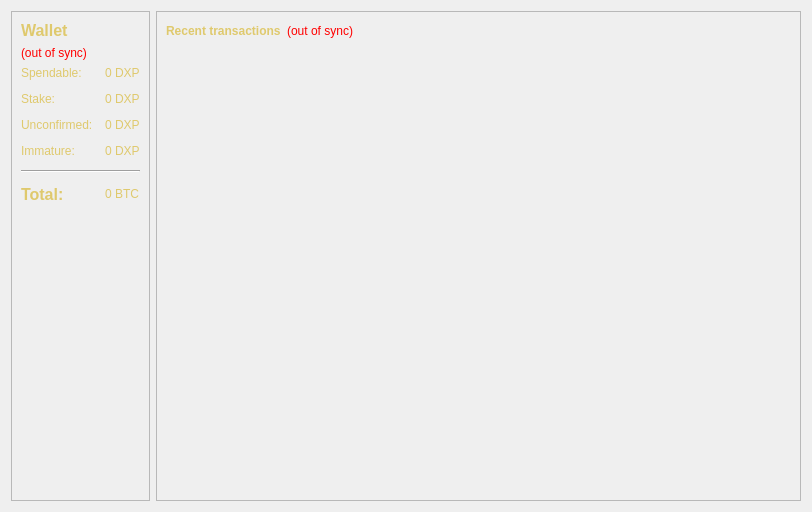
<?xml version="1.0" encoding="UTF-8"?>
<ui version="4.0">
 <class>OverviewPage</class>
 <widget class="QWidget" name="OverviewPage">
  <property name="geometry">
   <rect>
    <x>0</x>
    <y>0</y>
    <width>812</width>
    <height>512</height>
   </rect>
  </property>
  <property name="windowTitle">
   <string>Form</string>
  </property>
  <property name="autoFillBackground">
   <bool>false</bool>
  </property>
  <property name="styleSheet">
   <string notr="true">background-image: url(:/images/res/images/bk.png);</string>
  </property>
  <property name="windowFilePath">
   <string/>
  </property>
  <layout class="QHBoxLayout" name="horizontalLayout" stretch="0,0">
   <item>
    <layout class="QVBoxLayout" name="verticalLayout_2">
     <item>
      <widget class="QFrame" name="frame">
       <property name="accessibleDescription">
        <string/>
       </property>
       <property name="autoFillBackground">
        <bool>false</bool>
       </property>
       <property name="styleSheet">
        <string notr="true"/>
       </property>
       <property name="frameShape">
        <enum>QFrame::StyledPanel</enum>
       </property>
       <property name="frameShadow">
        <enum>QFrame::Raised</enum>
       </property>
       <layout class="QVBoxLayout" name="verticalLayout_4">
        <item>
         <widget class="QLabel" name="label_5">
          <property name="font">
           <font>
            <pointsize>12</pointsize>
            <weight>75</weight>
            <bold>true</bold>
           </font>
          </property>
          <property name="styleSheet">
           <string notr="true">background: transparent;
color: rgb(223, 201, 109);</string>
          </property>
          <property name="text">
           <string>Wallet</string>
          </property>
         </widget>
        </item>
        <item>
         <widget class="QLabel" name="labelWalletStatus">
          <property name="toolTip">
           <string>The displayed information may be out of date. Your wallet automatically synchronizes with the DXPCoin network after a connection is established, but this process has not completed yet.</string>
          </property>
          <property name="styleSheet">
           <string notr="true">background: transparent;
color: red;</string>
          </property>
          <property name="text">
           <string notr="true">(out of sync)</string>
          </property>
          <property name="alignment">
           <set>Qt::AlignLeading|Qt::AlignLeft|Qt::AlignVCenter</set>
          </property>
         </widget>
        </item>
        <item>
         <layout class="QFormLayout" name="formLayout_2">
          <property name="fieldGrowthPolicy">
           <enum>QFormLayout::AllNonFixedFieldsGrow</enum>
          </property>
          <property name="horizontalSpacing">
           <number>12</number>
          </property>
          <property name="verticalSpacing">
           <number>12</number>
          </property>
          <item row="0" column="0">
           <widget class="QLabel" name="label">
            <property name="styleSheet">
             <string notr="true">background: transparent;
color: rgb(223, 201, 109);</string>
            </property>
            <property name="text">
             <string>Spendable:</string>
            </property>
           </widget>
          </item>
          <item row="0" column="1">
           <widget class="QLabel" name="labelBalance">
            <property name="font">
             <font>
              <weight>50</weight>
              <bold>false</bold>
             </font>
            </property>
            <property name="cursor">
             <cursorShape>IBeamCursor</cursorShape>
            </property>
            <property name="toolTip">
             <string>Your current spendable balance</string>
            </property>
            <property name="styleSheet">
             <string notr="true">background: transparent;
color: rgb(223, 201, 109);</string>
            </property>
            <property name="text">
             <string notr="true">0 DXP</string>
            </property>
            <property name="textInteractionFlags">
             <set>Qt::LinksAccessibleByMouse|Qt::TextSelectableByKeyboard|Qt::TextSelectableByMouse</set>
            </property>
           </widget>
          </item>
          <item row="1" column="0">
           <widget class="QLabel" name="label_6">
            <property name="styleSheet">
             <string notr="true">background: transparent;
color: rgb(223, 201, 109);</string>
            </property>
            <property name="text">
             <string>Stake:</string>
            </property>
           </widget>
          </item>
          <item row="1" column="1">
           <widget class="QLabel" name="labelStake">
            <property name="font">
             <font>
              <weight>50</weight>
              <bold>false</bold>
             </font>
            </property>
            <property name="cursor">
             <cursorShape>IBeamCursor</cursorShape>
            </property>
            <property name="toolTip">
             <string>Total of coins that was staked, and do not yet count toward the current balance</string>
            </property>
            <property name="styleSheet">
             <string notr="true">background: transparent;
color: rgb(223, 201, 109);</string>
            </property>
            <property name="text">
             <string notr="true">0 DXP</string>
            </property>
            <property name="textInteractionFlags">
             <set>Qt::LinksAccessibleByMouse|Qt::TextSelectableByKeyboard|Qt::TextSelectableByMouse</set>
            </property>
           </widget>
          </item>
          <item row="2" column="0">
           <widget class="QLabel" name="label_3">
            <property name="styleSheet">
             <string notr="true">background: transparent;
color: rgb(223, 201, 109);</string>
            </property>
            <property name="text">
             <string>Unconfirmed:</string>
            </property>
           </widget>
          </item>
          <item row="2" column="1">
           <widget class="QLabel" name="labelUnconfirmed">
            <property name="font">
             <font>
              <weight>50</weight>
              <bold>false</bold>
             </font>
            </property>
            <property name="cursor">
             <cursorShape>IBeamCursor</cursorShape>
            </property>
            <property name="toolTip">
             <string>Total of transactions that have yet to be confirmed, and do not yet count toward the current balance</string>
            </property>
            <property name="styleSheet">
             <string notr="true">background: transparent;
color: rgb(223, 201, 109);</string>
            </property>
            <property name="text">
             <string notr="true">0 DXP</string>
            </property>
            <property name="textInteractionFlags">
             <set>Qt::LinksAccessibleByMouse|Qt::TextSelectableByKeyboard|Qt::TextSelectableByMouse</set>
            </property>
           </widget>
          </item>
          <item row="4" column="0">
           <widget class="QLabel" name="labelImmatureText">
            <property name="styleSheet">
             <string notr="true">background: transparent;
color: rgb(223, 201, 109);</string>
            </property>
            <property name="text">
             <string>Immature:</string>
            </property>
           </widget>
          </item>
          <item row="4" column="1">
           <widget class="QLabel" name="labelImmature">
            <property name="font">
             <font>
              <weight>50</weight>
              <bold>false</bold>
             </font>
            </property>
            <property name="toolTip">
             <string>Mined balance that has not yet matured</string>
            </property>
            <property name="styleSheet">
             <string notr="true">background: transparent;
color: rgb(223, 201, 109);</string>
            </property>
            <property name="text">
             <string notr="true">0 DXP</string>
            </property>
            <property name="textInteractionFlags">
             <set>Qt::LinksAccessibleByMouse|Qt::TextSelectableByKeyboard|Qt::TextSelectableByMouse</set>
            </property>
           </widget>
          </item>
          <item row="5" column="0" colspan="2">
           <widget class="Line" name="line">
            <property name="orientation">
             <enum>Qt::Horizontal</enum>
            </property>
           </widget>
          </item>
          <item row="6" column="0">
           <widget class="QLabel" name="labelTotalText">
            <property name="font">
             <font>
              <pointsize>12</pointsize>
              <weight>75</weight>
              <italic>false</italic>
              <bold>true</bold>
             </font>
            </property>
            <property name="styleSheet">
             <string notr="true">background: transparent;
color: rgb(223, 201, 109);</string>
            </property>
            <property name="text">
             <string>Total:</string>
            </property>
           </widget>
          </item>
          <item row="6" column="1">
           <widget class="QLabel" name="labelTotal">
            <property name="font">
             <font>
              <weight>50</weight>
              <bold>false</bold>
             </font>
            </property>
            <property name="cursor">
             <cursorShape>IBeamCursor</cursorShape>
            </property>
            <property name="toolTip">
             <string>Your current total balance</string>
            </property>
            <property name="styleSheet">
             <string notr="true">background: transparent;
color: rgb(223, 201, 109);</string>
            </property>
            <property name="text">
             <string notr="true">0 BTC</string>
            </property>
            <property name="textInteractionFlags">
             <set>Qt::LinksAccessibleByMouse|Qt::TextSelectableByKeyboard|Qt::TextSelectableByMouse</set>
            </property>
           </widget>
          </item>
         </layout>
        </item>
        <item>
         <spacer name="verticalSpacer_2">
          <property name="orientation">
           <enum>Qt::Vertical</enum>
          </property>
          <property name="sizeHint" stdset="0">
           <size>
            <width>20</width>
            <height>40</height>
           </size>
          </property>
         </spacer>
        </item>
        <item>
         <widget class="QLabel" name="label_2">
          <property name="styleSheet">
           <string notr="true">padding: 50px;</string>
          </property>
          <property name="text">
           <string/>
          </property>
          <property name="pixmap">
           <pixmap resource="../bitcoin.qrc">:/images/res/images/Icon-256.png</pixmap>
          </property>
          <property name="scaledContents">
           <bool>true</bool>
          </property>
          <property name="alignment">
           <set>Qt::AlignCenter</set>
          </property>
          <property name="wordWrap">
           <bool>false</bool>
          </property>
         </widget>
        </item>
        <item>
         <spacer name="verticalSpacer">
          <property name="orientation">
           <enum>Qt::Vertical</enum>
          </property>
          <property name="sizeHint" stdset="0">
           <size>
            <width>20</width>
            <height>40</height>
           </size>
          </property>
         </spacer>
        </item>
       </layout>
      </widget>
     </item>
    </layout>
   </item>
   <item>
    <layout class="QVBoxLayout" name="verticalLayout_3">
     <item>
      <widget class="QFrame" name="frame_2">
       <property name="autoFillBackground">
        <bool>false</bool>
       </property>
       <property name="styleSheet">
        <string notr="true"/>
       </property>
       <property name="frameShape">
        <enum>QFrame::StyledPanel</enum>
       </property>
       <property name="frameShadow">
        <enum>QFrame::Raised</enum>
       </property>
       <layout class="QVBoxLayout" name="verticalLayout">
        <item>
         <layout class="QHBoxLayout" name="horizontalLayout_2">
          <item>
           <widget class="QLabel" name="label_4">
            <property name="styleSheet">
             <string notr="true">background: transparent;
color: rgb(223, 201, 109);</string>
            </property>
            <property name="text">
             <string>&lt;b&gt;Recent transactions&lt;/b&gt;</string>
            </property>
           </widget>
          </item>
          <item>
           <widget class="QLabel" name="labelTransactionsStatus">
            <property name="toolTip">
             <string>The displayed information may be out of date. Your wallet automatically synchronizes with the DXPCoin network after a connection is established, but this process has not completed yet.</string>
            </property>
            <property name="autoFillBackground">
             <bool>false</bool>
            </property>
            <property name="styleSheet">
             <string notr="true">background: transparent;
color: red;</string>
            </property>
            <property name="text">
             <string notr="true">(out of sync)</string>
            </property>
            <property name="alignment">
             <set>Qt::AlignRight|Qt::AlignTrailing|Qt::AlignVCenter</set>
            </property>
           </widget>
          </item>
          <item>
           <spacer name="horizontalSpacer">
            <property name="orientation">
             <enum>Qt::Horizontal</enum>
            </property>
            <property name="sizeHint" stdset="0">
             <size>
              <width>40</width>
              <height>20</height>
             </size>
            </property>
           </spacer>
          </item>
         </layout>
        </item>
        <item>
         <layout class="QHBoxLayout" name="horizontalLayout_4">
          <property name="spacing">
           <number>6</number>
          </property>
         </layout>
        </item>
        <item>
         <widget class="QListView" name="listTransactions">
          <property name="styleSheet">
           <string notr="true">QListView {
        background: transparent;
		color: rgb(223, 201, 109);
}</string>
          </property>
          <property name="frameShape">
           <enum>QFrame::NoFrame</enum>
          </property>
          <property name="verticalScrollBarPolicy">
           <enum>Qt::ScrollBarAlwaysOff</enum>
          </property>
          <property name="horizontalScrollBarPolicy">
           <enum>Qt::ScrollBarAlwaysOff</enum>
          </property>
          <property name="selectionMode">
           <enum>QAbstractItemView::NoSelection</enum>
          </property>
         </widget>
        </item>
       </layout>
      </widget>
     </item>
    </layout>
   </item>
  </layout>
 </widget>
 <resources>
  <include location="../bitcoin.qrc"/>
 </resources>
 <connections/>
</ui>
